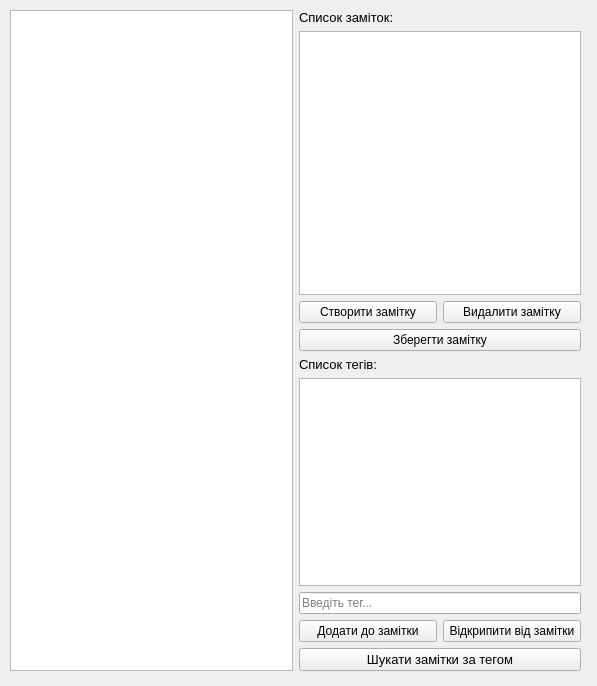
<?xml version="1.0" encoding="UTF-8"?>
<ui version="4.0">
 <class>window</class>
 <widget class="QWidget" name="window">
  <property name="geometry">
   <rect>
    <x>0</x>
    <y>0</y>
    <width>597</width>
    <height>686</height>
   </rect>
  </property>
  <property name="windowTitle">
   <string>Form</string>
  </property>
  <widget class="QWidget" name="">
   <property name="geometry">
    <rect>
     <x>10</x>
     <y>10</y>
     <width>571</width>
     <height>661</height>
    </rect>
   </property>
   <layout class="QHBoxLayout" name="main_layout">
    <item>
     <layout class="QVBoxLayout" name="col_left">
      <item>
       <widget class="QTextEdit" name="text_note"/>
      </item>
     </layout>
    </item>
    <item>
     <layout class="QVBoxLayout" name="col_right">
      <item>
       <layout class="QVBoxLayout" name="layout1">
        <item>
         <widget class="QLabel" name="lst_notes_label">
          <property name="font">
           <font>
            <pointsize>10</pointsize>
           </font>
          </property>
          <property name="text">
           <string>Список заміток:</string>
          </property>
         </widget>
        </item>
        <item>
         <widget class="QListWidget" name="lst_notes"/>
        </item>
       </layout>
      </item>
      <item>
       <layout class="QHBoxLayout" name="layout2">
        <item>
         <widget class="QPushButton" name="btn_create_note">
          <property name="font">
           <font>
            <pointsize>9</pointsize>
           </font>
          </property>
          <property name="text">
           <string>Створити замітку</string>
          </property>
         </widget>
        </item>
        <item>
         <widget class="QPushButton" name="btn_delete_note">
          <property name="font">
           <font>
            <pointsize>9</pointsize>
           </font>
          </property>
          <property name="text">
           <string>Видалити замітку</string>
          </property>
         </widget>
        </item>
       </layout>
      </item>
      <item>
       <layout class="QVBoxLayout" name="layout3">
        <item>
         <widget class="QPushButton" name="btn_save_note">
          <property name="font">
           <font>
            <pointsize>9</pointsize>
           </font>
          </property>
          <property name="text">
           <string>Зберегти замітку</string>
          </property>
         </widget>
        </item>
        <item>
         <widget class="QLabel" name="tags_label">
          <property name="font">
           <font>
            <pointsize>10</pointsize>
           </font>
          </property>
          <property name="text">
           <string>Список тегів:</string>
          </property>
         </widget>
        </item>
        <item>
         <widget class="QListWidget" name="lst_tags"/>
        </item>
        <item>
         <widget class="QLineEdit" name="edit_tag">
          <property name="placeholderText">
           <string>Введіть тег...</string>
          </property>
         </widget>
        </item>
       </layout>
      </item>
      <item>
       <layout class="QHBoxLayout" name="layout4">
        <item>
         <widget class="QPushButton" name="btn_add_tag">
          <property name="font">
           <font>
            <pointsize>9</pointsize>
           </font>
          </property>
          <property name="text">
           <string>Додати до замітки</string>
          </property>
         </widget>
        </item>
        <item>
         <widget class="QPushButton" name="btn_delete_tag">
          <property name="font">
           <font>
            <pointsize>9</pointsize>
           </font>
          </property>
          <property name="text">
           <string>Відкрипити від замітки</string>
          </property>
         </widget>
        </item>
       </layout>
      </item>
      <item>
       <layout class="QHBoxLayout" name="layout5">
        <item>
         <widget class="QPushButton" name="btn_search_by_tag">
          <property name="font">
           <font>
            <pointsize>10</pointsize>
           </font>
          </property>
          <property name="text">
           <string>Шукати замітки за тегом</string>
          </property>
         </widget>
        </item>
       </layout>
      </item>
     </layout>
    </item>
   </layout>
  </widget>
 </widget>
 <resources/>
 <connections/>
</ui>
